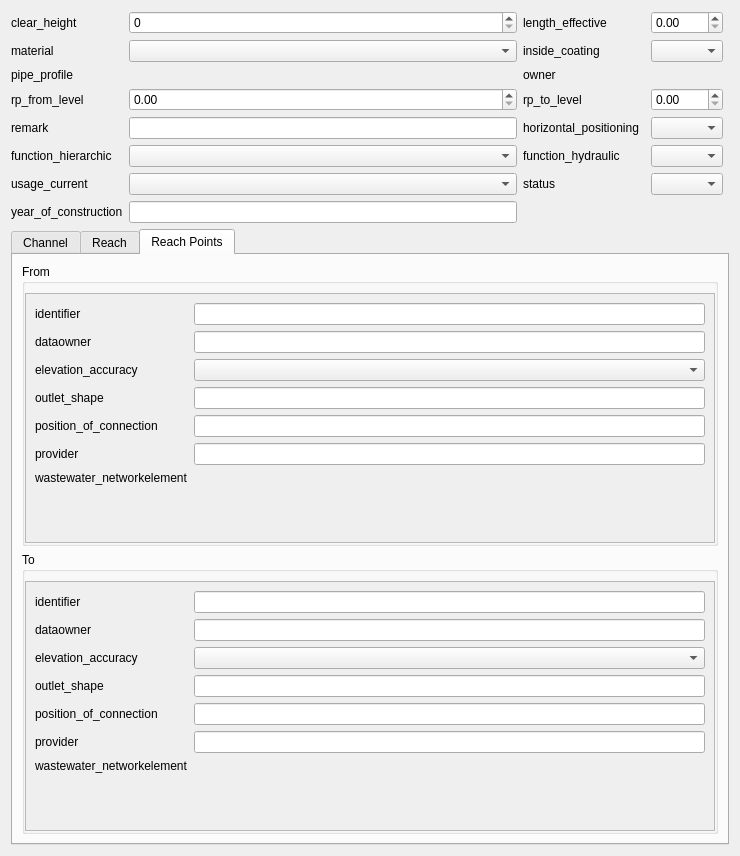
<?xml version="1.0" encoding="UTF-8"?>
<ui version="4.0">
 <class>Form</class>
 <widget class="QWidget" name="Form">
  <property name="geometry">
   <rect>
    <x>0</x>
    <y>0</y>
    <width>740</width>
    <height>856</height>
   </rect>
  </property>
  <property name="windowTitle">
   <string>Form</string>
  </property>
  <layout class="QGridLayout" name="gridLayout">
   <item row="2" column="1">
    <widget class="QgsRelationReferenceWidget" name="fk_pipe_profile">
     <property name="embedForm" stdset="0">
      <bool>true</bool>
     </property>
     <property name="readOnlySelector" stdset="0">
      <bool>false</bool>
     </property>
    </widget>
   </item>
   <item row="8" column="0">
    <widget class="QLabel" name="label_47">
     <property name="text">
      <string>year_of_construction</string>
     </property>
    </widget>
   </item>
   <item row="2" column="4">
    <widget class="QgsRelationReferenceWidget" name="fk_owner"/>
   </item>
   <item row="2" column="2">
    <widget class="QLabel" name="label_38">
     <property name="text">
      <string>owner</string>
     </property>
    </widget>
   </item>
   <item row="3" column="1">
    <widget class="QDoubleSpinBox" name="rp_from_level"/>
   </item>
   <item row="7" column="2">
    <widget class="QLabel" name="label_41">
     <property name="text">
      <string>status</string>
     </property>
    </widget>
   </item>
   <item row="2" column="0">
    <widget class="QLabel" name="label_15">
     <property name="text">
      <string>pipe_profile</string>
     </property>
    </widget>
   </item>
   <item row="5" column="2">
    <widget class="QLabel" name="label_62">
     <property name="text">
      <string>function_hydraulic</string>
     </property>
    </widget>
   </item>
   <item row="7" column="1">
    <widget class="QComboBox" name="usage_current"/>
   </item>
   <item row="0" column="2">
    <widget class="QLabel" name="label_7">
     <property name="text">
      <string>length_effective</string>
     </property>
    </widget>
   </item>
   <item row="0" column="0">
    <widget class="QLabel" name="label_2">
     <property name="text">
      <string>clear_height</string>
     </property>
    </widget>
   </item>
   <item row="1" column="0">
    <widget class="QLabel" name="label_8">
     <property name="text">
      <string>material</string>
     </property>
    </widget>
   </item>
   <item row="3" column="2">
    <widget class="QLabel" name="label_18">
     <property name="text">
      <string>rp_to_level</string>
     </property>
    </widget>
   </item>
   <item row="14" column="0" colspan="6">
    <widget class="QTabWidget" name="tabWidget">
     <property name="currentIndex">
      <number>2</number>
     </property>
     <widget class="QWidget" name="tab_4">
      <attribute name="title">
       <string>Channel</string>
      </attribute>
      <layout class="QGridLayout" name="gridLayout_2">
       <property name="margin">
        <number>0</number>
       </property>
       <item row="0" column="0">
        <widget class="QScrollArea" name="scrollArea_4">
         <property name="frameShape">
          <enum>QFrame::NoFrame</enum>
         </property>
         <property name="widgetResizable">
          <bool>true</bool>
         </property>
         <widget class="QWidget" name="scrollAreaWidgetContents_4">
          <property name="geometry">
           <rect>
            <x>0</x>
            <y>-199</y>
            <width>705</width>
            <height>686</height>
           </rect>
          </property>
          <layout class="QGridLayout" name="gridLayout_8">
           <item row="9" column="0">
            <widget class="QLabel" name="label_52">
             <property name="text">
              <string>bedding_encasement</string>
             </property>
            </widget>
           </item>
           <item row="16" column="2">
            <widget class="QComboBox" name="renovation_necessity"/>
           </item>
           <item row="23" column="2">
            <widget class="QLineEdit" name="inspection_interval"/>
           </item>
           <item row="16" column="0">
            <widget class="QLabel" name="label_49">
             <property name="text">
              <string>renovation_necessity</string>
             </property>
            </widget>
           </item>
           <item row="8" column="2">
            <widget class="QLineEdit" name="contract_section"/>
           </item>
           <item row="8" column="0">
            <widget class="QLabel" name="label_50">
             <property name="text">
              <string>contract_section</string>
             </property>
            </widget>
           </item>
           <item row="22" column="0">
            <widget class="QLabel" name="label_54">
             <property name="text">
              <string>usage_planned</string>
             </property>
            </widget>
           </item>
           <item row="17" column="2">
            <widget class="QDoubleSpinBox" name="replacement_value"/>
           </item>
           <item row="15" column="2">
            <widget class="QDoubleSpinBox" name="pipe_length"/>
           </item>
           <item row="19" column="0">
            <widget class="QLabel" name="label_59">
             <property name="text">
              <string>rv_construction_type</string>
             </property>
            </widget>
           </item>
           <item row="1" column="0" colspan="2">
            <widget class="QLabel" name="label_43">
             <property name="text">
              <string>accessibility</string>
             </property>
            </widget>
           </item>
           <item row="5" column="0">
            <widget class="QLabel" name="label_46">
             <property name="text">
              <string>year_of_replacement</string>
             </property>
            </widget>
           </item>
           <item row="20" column="0">
            <widget class="QLabel" name="label_53">
             <property name="text">
              <string>structure_condition</string>
             </property>
            </widget>
           </item>
           <item row="20" column="2">
            <widget class="QComboBox" name="structure_condition"/>
           </item>
           <item row="10" column="2">
            <widget class="QComboBox" name="connection_type"/>
           </item>
           <item row="21" column="0">
            <widget class="QLabel" name="label_63">
             <property name="text">
              <string>subsidies</string>
             </property>
            </widget>
           </item>
           <item row="11" column="0">
            <widget class="QLabel" name="label_58">
             <property name="text">
              <string>financing</string>
             </property>
            </widget>
           </item>
           <item row="13" column="2">
            <widget class="QLineEdit" name="gross_costs"/>
           </item>
           <item row="5" column="2">
            <widget class="QLineEdit" name="year_of_replacement"/>
           </item>
           <item row="1" column="2">
            <widget class="QComboBox" name="accessibility"/>
           </item>
           <item row="14" column="2">
            <widget class="QDoubleSpinBox" name="jetting_interval"/>
           </item>
           <item row="9" column="2">
            <widget class="QComboBox" name="bedding_encasement"/>
           </item>
           <item row="14" column="0">
            <widget class="QLabel" name="label_48">
             <property name="text">
              <string>jetting_interval</string>
             </property>
            </widget>
           </item>
           <item row="15" column="0">
            <widget class="QLabel" name="label_56">
             <property name="text">
              <string>pipe_length</string>
             </property>
            </widget>
           </item>
           <item row="21" column="2">
            <widget class="QDoubleSpinBox" name="subsidies"/>
           </item>
           <item row="22" column="2">
            <widget class="QComboBox" name="usage_planned"/>
           </item>
           <item row="13" column="0">
            <widget class="QLabel" name="label_51">
             <property name="text">
              <string>gross_costs</string>
             </property>
            </widget>
           </item>
           <item row="19" column="2">
            <widget class="QComboBox" name="rv_construction_type"/>
           </item>
           <item row="10" column="0">
            <widget class="QLabel" name="label_61">
             <property name="text">
              <string>connection_type</string>
             </property>
            </widget>
           </item>
           <item row="11" column="2">
            <widget class="QLineEdit" name="financing"/>
           </item>
           <item row="18" column="2">
            <widget class="QSpinBox" name="rv_base_year"/>
           </item>
           <item row="18" column="0">
            <widget class="QLabel" name="label_57">
             <property name="text">
              <string>rv_base_year</string>
             </property>
            </widget>
           </item>
           <item row="23" column="0">
            <widget class="QLabel" name="label_55">
             <property name="text">
              <string>inspection_interval</string>
             </property>
            </widget>
           </item>
           <item row="17" column="0">
            <widget class="QLabel" name="label_60">
             <property name="text">
              <string>replacement_value</string>
             </property>
            </widget>
           </item>
           <item row="0" column="0">
            <widget class="QLabel" name="label_17">
             <property name="text">
              <string>Identifier</string>
             </property>
            </widget>
           </item>
           <item row="0" column="2">
            <widget class="QLineEdit" name="identifier">
             <property name="sizePolicy">
              <sizepolicy hsizetype="Minimum" vsizetype="Fixed">
               <horstretch>0</horstretch>
               <verstretch>0</verstretch>
              </sizepolicy>
             </property>
            </widget>
           </item>
          </layout>
         </widget>
        </widget>
       </item>
      </layout>
     </widget>
     <widget class="QWidget" name="tab_2">
      <attribute name="title">
       <string>Reach</string>
      </attribute>
      <layout class="QGridLayout" name="gridLayout_3">
       <property name="margin">
        <number>0</number>
       </property>
       <item row="0" column="0">
        <widget class="QScrollArea" name="scrollArea">
         <property name="frameShape">
          <enum>QFrame::NoFrame</enum>
         </property>
         <property name="widgetResizable">
          <bool>true</bool>
         </property>
         <widget class="QWidget" name="scrollAreaWidgetContents">
          <property name="geometry">
           <rect>
            <x>0</x>
            <y>0</y>
            <width>705</width>
            <height>491</height>
           </rect>
          </property>
          <layout class="QFormLayout" name="formLayout_2">
           <item row="0" column="0">
            <widget class="QLabel" name="label">
             <property name="text">
              <string>coefficient_of_friction</string>
             </property>
            </widget>
           </item>
           <item row="4" column="0">
            <widget class="QLabel" name="label_4">
             <property name="text">
              <string>elevation_determination</string>
             </property>
            </widget>
           </item>
           <item row="8" column="0">
            <widget class="QLabel" name="label_6">
             <property name="text">
              <string>ring_stiffness</string>
             </property>
            </widget>
           </item>
           <item row="8" column="1">
            <widget class="QgsFilterLineEdit" name="ring_stiffness"/>
           </item>
           <item row="9" column="0">
            <widget class="QLabel" name="label_13">
             <property name="text">
              <string>slope_building_plan</string>
             </property>
            </widget>
           </item>
           <item row="9" column="1">
            <widget class="QgsFilterLineEdit" name="slope_building_plan"/>
           </item>
           <item row="10" column="0">
            <widget class="QLabel" name="label_14">
             <property name="text">
              <string>wall_roughness</string>
             </property>
            </widget>
           </item>
           <item row="12" column="0" colspan="2">
            <widget class="QGroupBox" name="groupBox">
             <property name="title">
              <string>Reliner</string>
             </property>
             <layout class="QFormLayout" name="formLayout">
              <item row="0" column="0">
               <widget class="QLabel" name="label_9">
                <property name="text">
                 <string>reliner_material</string>
                </property>
               </widget>
              </item>
              <item row="0" column="1">
               <widget class="QComboBox" name="reliner_material"/>
              </item>
              <item row="1" column="0">
               <widget class="QLabel" name="label_10">
                <property name="text">
                 <string>reliner_nominal_size</string>
                </property>
               </widget>
              </item>
              <item row="1" column="1">
               <widget class="QgsFilterLineEdit" name="reliner_nominal_size"/>
              </item>
              <item row="2" column="0">
               <widget class="QLabel" name="label_12">
                <property name="text">
                 <string>relining_construction</string>
                </property>
               </widget>
              </item>
              <item row="2" column="1">
               <widget class="QComboBox" name="relining_construction"/>
              </item>
              <item row="3" column="0">
               <widget class="QLabel" name="label_11">
                <property name="text">
                 <string>relining_kind</string>
                </property>
               </widget>
              </item>
              <item row="3" column="1">
               <widget class="QComboBox" name="relining_kind"/>
              </item>
             </layout>
            </widget>
           </item>
           <item row="10" column="1">
            <widget class="QDoubleSpinBox" name="wall_roughness"/>
           </item>
           <item row="1" column="1">
            <widget class="QgsFilterLineEdit" name="dataowner"/>
           </item>
           <item row="1" column="0">
            <widget class="QLabel" name="label_19">
             <property name="text">
              <string>dataowner</string>
             </property>
            </widget>
           </item>
           <item row="2" column="1">
            <widget class="QgsFilterLineEdit" name="provider"/>
           </item>
           <item row="2" column="0">
            <widget class="QLabel" name="label_20">
             <property name="text">
              <string>provider</string>
             </property>
            </widget>
           </item>
           <item row="4" column="1">
            <widget class="QComboBox" name="elevation_determination"/>
           </item>
           <item row="0" column="1">
            <widget class="QSpinBox" name="coefficient_of_friction"/>
           </item>
          </layout>
         </widget>
        </widget>
       </item>
      </layout>
     </widget>
     <widget class="QWidget" name="tab_3">
      <attribute name="title">
       <string>Reach Points</string>
      </attribute>
      <layout class="QGridLayout" name="gridLayout_5">
       <item row="0" column="0">
        <widget class="QgsCollapsibleGroupBox" name="mGroupBox">
         <property name="title">
          <string>From</string>
         </property>
         <layout class="QGridLayout" name="gridLayout_6">
          <property name="leftMargin">
           <number>0</number>
          </property>
          <property name="rightMargin">
           <number>0</number>
          </property>
          <property name="bottomMargin">
           <number>0</number>
          </property>
          <item row="0" column="0">
           <widget class="QScrollArea" name="scrollArea_2">
            <property name="widgetResizable">
             <bool>true</bool>
            </property>
            <widget class="QWidget" name="scrollAreaWidgetContents_2">
             <property name="geometry">
              <rect>
               <x>0</x>
               <y>-105</y>
               <width>677</width>
               <height>307</height>
              </rect>
             </property>
             <layout class="QFormLayout" name="formLayout_3">
              <property name="fieldGrowthPolicy">
               <enum>QFormLayout::AllNonFixedFieldsGrow</enum>
              </property>
              <item row="1" column="0">
               <widget class="QLabel" name="label_21">
                <property name="text">
                 <string>identifier</string>
                </property>
               </widget>
              </item>
              <item row="1" column="1">
               <widget class="QLineEdit" name="rp_from_identifier"/>
              </item>
              <item row="2" column="0">
               <widget class="QLabel" name="label_25">
                <property name="text">
                 <string>dataowner</string>
                </property>
               </widget>
              </item>
              <item row="2" column="1">
               <widget class="QLineEdit" name="rp_from_dataowner"/>
              </item>
              <item row="3" column="0">
               <widget class="QLabel" name="label_24">
                <property name="text">
                 <string>elevation_accuracy</string>
                </property>
               </widget>
              </item>
              <item row="3" column="1">
               <widget class="QComboBox" name="rp_from_elevation_accuracy"/>
              </item>
              <item row="5" column="0">
               <widget class="QLabel" name="label_23">
                <property name="text">
                 <string>outlet_shape</string>
                </property>
               </widget>
              </item>
              <item row="5" column="1">
               <widget class="QLineEdit" name="rp_from_outlet_shape"/>
              </item>
              <item row="6" column="0">
               <widget class="QLabel" name="label_22">
                <property name="text">
                 <string>position_of_connection</string>
                </property>
               </widget>
              </item>
              <item row="6" column="1">
               <widget class="QLineEdit" name="rp_from_position_of_connection"/>
              </item>
              <item row="7" column="0">
               <widget class="QLabel" name="label_27">
                <property name="text">
                 <string>provider</string>
                </property>
               </widget>
              </item>
              <item row="7" column="1">
               <widget class="QLineEdit" name="rp_from_provider"/>
              </item>
              <item row="8" column="0">
               <widget class="QLabel" name="label_28">
                <property name="text">
                 <string>wastewater_networkelement</string>
                </property>
               </widget>
              </item>
              <item row="8" column="1">
               <widget class="QgsRelationReferenceWidget" name="rp_from_fk_wastewater_networkelement"/>
              </item>
             </layout>
            </widget>
           </widget>
          </item>
         </layout>
        </widget>
       </item>
       <item row="1" column="0">
        <widget class="QgsCollapsibleGroupBox" name="mGroupBox_2">
         <property name="title">
          <string>To</string>
         </property>
         <layout class="QGridLayout" name="gridLayout_7">
          <property name="leftMargin">
           <number>0</number>
          </property>
          <property name="rightMargin">
           <number>0</number>
          </property>
          <property name="bottomMargin">
           <number>0</number>
          </property>
          <item row="0" column="0">
           <widget class="QScrollArea" name="scrollArea_3">
            <property name="widgetResizable">
             <bool>true</bool>
            </property>
            <widget class="QWidget" name="scrollAreaWidgetContents_3">
             <property name="geometry">
              <rect>
               <x>0</x>
               <y>-104</y>
               <width>677</width>
               <height>307</height>
              </rect>
             </property>
             <layout class="QFormLayout" name="formLayout_4">
              <property name="fieldGrowthPolicy">
               <enum>QFormLayout::AllNonFixedFieldsGrow</enum>
              </property>
              <item row="1" column="0">
               <widget class="QLabel" name="label_29">
                <property name="text">
                 <string>identifier</string>
                </property>
               </widget>
              </item>
              <item row="1" column="1">
               <widget class="QLineEdit" name="rp_to_identifier"/>
              </item>
              <item row="2" column="0">
               <widget class="QLabel" name="label_30">
                <property name="text">
                 <string>dataowner</string>
                </property>
               </widget>
              </item>
              <item row="2" column="1">
               <widget class="QLineEdit" name="rp_to_dataowner"/>
              </item>
              <item row="3" column="0">
               <widget class="QLabel" name="label_31">
                <property name="text">
                 <string>elevation_accuracy</string>
                </property>
               </widget>
              </item>
              <item row="3" column="1">
               <widget class="QComboBox" name="rp_to_elevation_accuracy"/>
              </item>
              <item row="5" column="0">
               <widget class="QLabel" name="label_32">
                <property name="text">
                 <string>outlet_shape</string>
                </property>
               </widget>
              </item>
              <item row="5" column="1">
               <widget class="QLineEdit" name="rp_to_outlet_shape"/>
              </item>
              <item row="6" column="0">
               <widget class="QLabel" name="label_33">
                <property name="text">
                 <string>position_of_connection</string>
                </property>
               </widget>
              </item>
              <item row="6" column="1">
               <widget class="QLineEdit" name="rp_to_position_of_connection"/>
              </item>
              <item row="7" column="0">
               <widget class="QLabel" name="label_34">
                <property name="text">
                 <string>provider</string>
                </property>
               </widget>
              </item>
              <item row="7" column="1">
               <widget class="QLineEdit" name="rp_to_provider"/>
              </item>
              <item row="8" column="0">
               <widget class="QLabel" name="label_36">
                <property name="text">
                 <string>wastewater_networkelement</string>
                </property>
               </widget>
              </item>
              <item row="8" column="1">
               <widget class="QgsRelationReferenceWidget" name="rp_to_fk_wastewater_networkelement"/>
              </item>
             </layout>
            </widget>
           </widget>
          </item>
         </layout>
        </widget>
       </item>
      </layout>
     </widget>
    </widget>
   </item>
   <item row="7" column="0">
    <widget class="QLabel" name="label_40">
     <property name="text">
      <string>usage_current</string>
     </property>
    </widget>
   </item>
   <item row="4" column="0">
    <widget class="QLabel" name="label_37">
     <property name="text">
      <string>remark</string>
     </property>
    </widget>
   </item>
   <item row="5" column="0">
    <widget class="QLabel" name="label_39">
     <property name="text">
      <string>function_hierarchic</string>
     </property>
    </widget>
   </item>
   <item row="7" column="4">
    <widget class="QComboBox" name="status"/>
   </item>
   <item row="4" column="2">
    <widget class="QLabel" name="label_3">
     <property name="text">
      <string>horizontal_positioning</string>
     </property>
    </widget>
   </item>
   <item row="4" column="4">
    <widget class="QComboBox" name="horizontal_positioning"/>
   </item>
   <item row="5" column="1">
    <widget class="QComboBox" name="function_hierarchic"/>
   </item>
   <item row="1" column="1">
    <widget class="QComboBox" name="material">
     <property name="sizePolicy">
      <sizepolicy hsizetype="Minimum" vsizetype="Fixed">
       <horstretch>0</horstretch>
       <verstretch>0</verstretch>
      </sizepolicy>
     </property>
    </widget>
   </item>
   <item row="3" column="0">
    <widget class="QLabel" name="label_16">
     <property name="text">
      <string>rp_from_level</string>
     </property>
    </widget>
   </item>
   <item row="4" column="1">
    <widget class="QLineEdit" name="remark"/>
   </item>
   <item row="5" column="4">
    <widget class="QComboBox" name="function_hydraulic"/>
   </item>
   <item row="0" column="1">
    <widget class="QSpinBox" name="clear_height"/>
   </item>
   <item row="8" column="1">
    <widget class="QLineEdit" name="year_of_construction"/>
   </item>
   <item row="3" column="4">
    <widget class="QDoubleSpinBox" name="rp_to_level"/>
   </item>
   <item row="0" column="4">
    <widget class="QDoubleSpinBox" name="length_effective"/>
   </item>
   <item row="1" column="2">
    <widget class="QLabel" name="label_5">
     <property name="text">
      <string>inside_coating</string>
     </property>
    </widget>
   </item>
   <item row="1" column="4">
    <widget class="QComboBox" name="inside_coating"/>
   </item>
  </layout>
 </widget>
 <customwidgets>
  <customwidget>
   <class>QgsCollapsibleGroupBox</class>
   <extends>QGroupBox</extends>
   <header>qgscollapsiblegroupbox.h</header>
   <container>1</container>
  </customwidget>
  <customwidget>
   <class>QgsFilterLineEdit</class>
   <extends>QLineEdit</extends>
   <header>qgsfilterlineedit.h</header>
  </customwidget>
  <customwidget>
   <class>QgsRelationReferenceWidget</class>
   <extends>QWidget</extends>
   <header>qgsrelationreferencewidget.h</header>
  </customwidget>
 </customwidgets>
 <tabstops>
  <tabstop>clear_height</tabstop>
  <tabstop>length_effective</tabstop>
  <tabstop>material</tabstop>
  <tabstop>inside_coating</tabstop>
  <tabstop>rp_from_level</tabstop>
  <tabstop>rp_to_level</tabstop>
  <tabstop>remark</tabstop>
  <tabstop>horizontal_positioning</tabstop>
  <tabstop>function_hierarchic</tabstop>
  <tabstop>function_hydraulic</tabstop>
  <tabstop>usage_current</tabstop>
  <tabstop>status</tabstop>
  <tabstop>year_of_construction</tabstop>
  <tabstop>identifier</tabstop>
  <tabstop>accessibility</tabstop>
  <tabstop>year_of_replacement</tabstop>
  <tabstop>contract_section</tabstop>
  <tabstop>bedding_encasement</tabstop>
  <tabstop>connection_type</tabstop>
  <tabstop>financing</tabstop>
  <tabstop>gross_costs</tabstop>
  <tabstop>jetting_interval</tabstop>
  <tabstop>pipe_length</tabstop>
  <tabstop>renovation_necessity</tabstop>
  <tabstop>replacement_value</tabstop>
  <tabstop>rv_base_year</tabstop>
  <tabstop>rv_construction_type</tabstop>
  <tabstop>structure_condition</tabstop>
  <tabstop>subsidies</tabstop>
  <tabstop>usage_planned</tabstop>
  <tabstop>inspection_interval</tabstop>
  <tabstop>coefficient_of_friction</tabstop>
  <tabstop>dataowner</tabstop>
  <tabstop>provider</tabstop>
  <tabstop>elevation_determination</tabstop>
  <tabstop>ring_stiffness</tabstop>
  <tabstop>slope_building_plan</tabstop>
  <tabstop>wall_roughness</tabstop>
  <tabstop>tabWidget</tabstop>
  <tabstop>scrollArea</tabstop>
  <tabstop>reliner_material</tabstop>
  <tabstop>reliner_nominal_size</tabstop>
  <tabstop>relining_construction</tabstop>
  <tabstop>relining_kind</tabstop>
  <tabstop>rp_from_identifier</tabstop>
  <tabstop>rp_from_dataowner</tabstop>
  <tabstop>rp_from_elevation_accuracy</tabstop>
  <tabstop>rp_from_outlet_shape</tabstop>
  <tabstop>rp_from_position_of_connection</tabstop>
  <tabstop>rp_from_provider</tabstop>
  <tabstop>mGroupBox_2</tabstop>
  <tabstop>rp_to_identifier</tabstop>
  <tabstop>rp_to_dataowner</tabstop>
  <tabstop>rp_to_elevation_accuracy</tabstop>
  <tabstop>rp_to_outlet_shape</tabstop>
  <tabstop>rp_to_position_of_connection</tabstop>
  <tabstop>rp_to_provider</tabstop>
  <tabstop>scrollArea_3</tabstop>
  <tabstop>scrollArea_4</tabstop>
  <tabstop>mGroupBox</tabstop>
  <tabstop>scrollArea_2</tabstop>
 </tabstops>
 <resources/>
 <connections/>
</ui>
